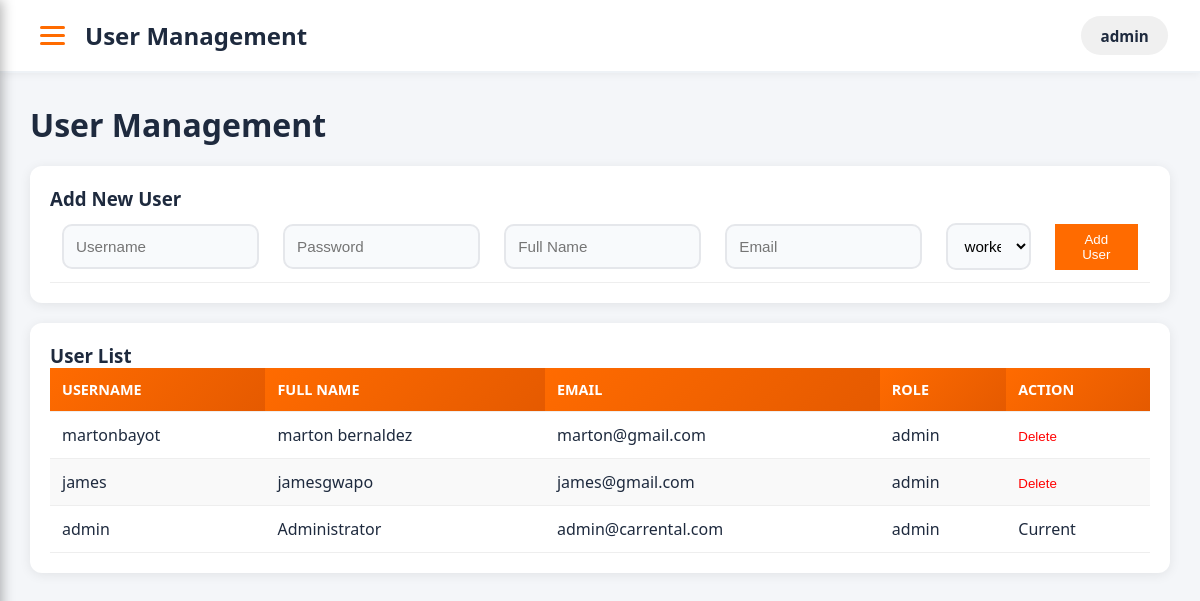
Before: /admin/users.php (signed in) with the older database file.
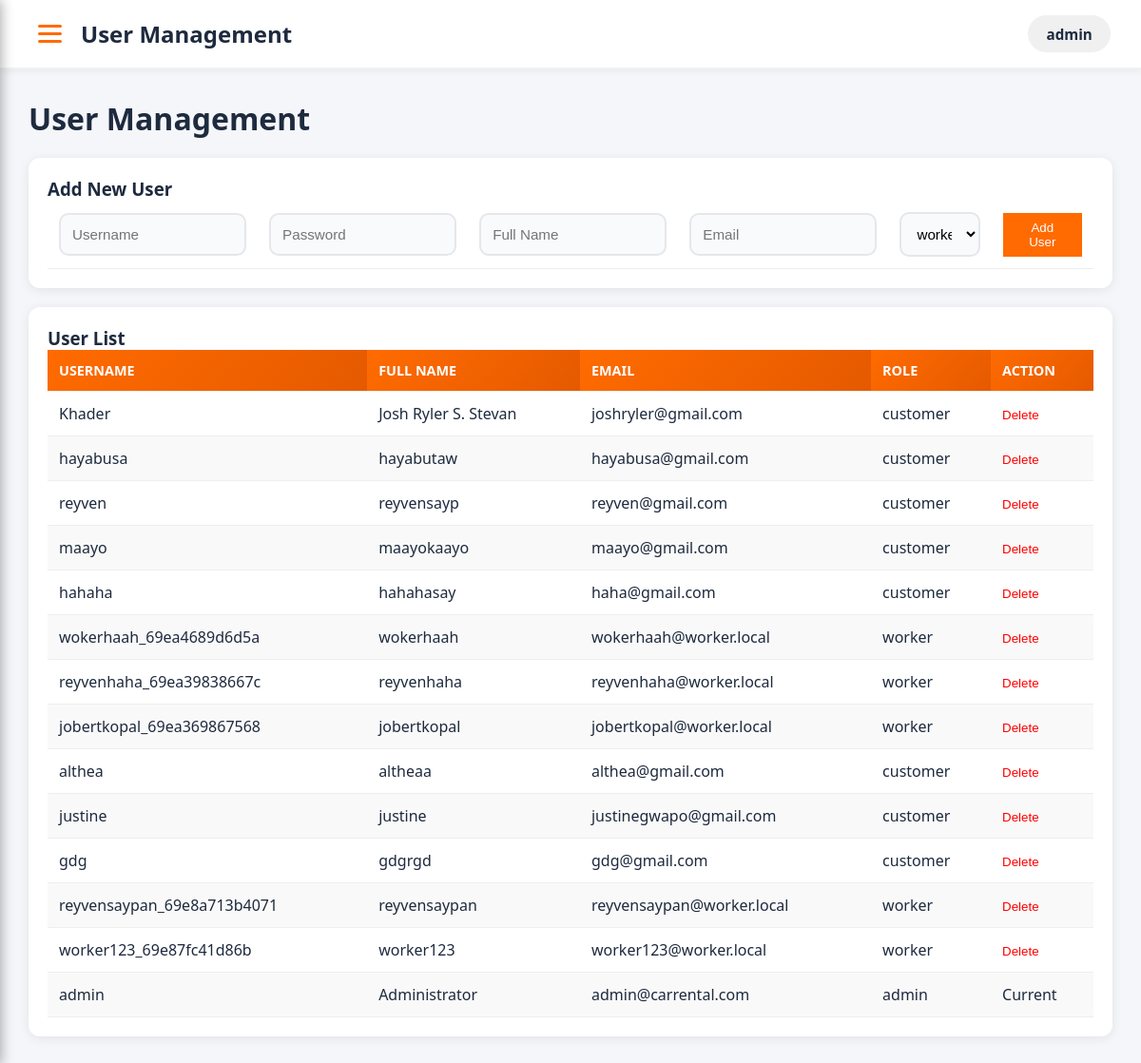
After: the same page with the newer database file.
### tables this page shows
CREATE TABLE `users` (
  `id` int(11) NOT NULL,
  `username` varchar(50) NOT NULL,
  `password` varchar(255) NOT NULL,
  `full_name` varchar(100) NOT NULL,
  `email` varchar(100) DEFAULT NULL,
  `phone` varchar(20) DEFAULT NULL,
  `role` enum('admin','worker','customer') DEFAULT 'customer',
  `created_at` timestamp NOT NULL DEFAULT current_timestamp()
);

### admin/users.php (the view, shortened to what this page needs)
<?php
require_once '../config/database.php';
$users = $pdo->query("SELECT * FROM users ORDER BY id DESC")->fetchAll();
?>
<!DOCTYPE html>
<html lang="en">
<head>
    <link rel="stylesheet" href="../assets/css/style.css">
    <link rel="stylesheet" href="../assets/css/sidebar.css">
    <link rel="stylesheet" href="../assets/css/admin.css">
</head>
<body>
<header>
    <div class="custom-header">
        <div class="header-left">
            <div class="hamburger-btn" onclick="toggleMenuAdmin()" title="Menu">
                <span></span>
                <span></span>
                <span></span>
            </div>
            <h2> User Management</h2>
        </div>
        <div class="header-right">
            <div class="user-section">
                <span class="username">
                    <?= htmlspecialchars($_SESSION['username'] ?? 'Admin'); ?>
                </span>
            </div>
        </div>
    </div>
</header>
<div class="dashboard">
    <div class="main">
        <h1> User Management</h1>
        <div class="panel">
            <h3>Add New User</h3>
            <form method="POST">
                <table>
                    <tr><td><input type="text" name="username" placeholder="Username" required></td>
                    <td><input type="password" name="password" placeholder="Password" required></td>
                    <td><input type="text" name="full_name" placeholder="Full Name" required></td>
                    <td><input type="email" name="email" placeholder="Email"></td>
                    <td><select name="role"><option>worker</option><option>admin</option></select></td>
                    <td><button type="submit" name="add_user" style="background:#ff6b00; padding:8px 16px; border:none; color:white; cursor:pointer;">Add User</button></td></tr>
                </table>
            </form>
        </div>
        <div class="panel">
            <h3>User List</h3>
            <table>
                <thead><tr><th>Username</th><th>Full Name</th><th>Email</th><th>Role</th><th>Action</th></tr></thead>
                <tbody>
                    <?php foreach($users as $u): ?>
                    <tr>
                        <td><?= htmlspecialchars($u['username']) ?></td>
                        <td><?= htmlspecialchars($u['full_name']) ?></td>
                        <td><?= htmlspecialchars($u['email']) ?></td>
                        <td><?= $u['role'] ?></td>
                        <td><?php if($u['id'] != $_SESSION['user_id']): ?>
                            <form method="POST" style="display:inline;" onsubmit="return confirm('Delete?')">
                                <button type="submit" style="color:red; background:none; border:none; cursor:pointer;">Delete</button>
                            </form>
                        <?php else: ?>Current<?php endif; ?></td>
                    </tr>
                    <?php endforeach; ?>
                </tbody>
            </table>
        </div>
    </div>
</div>
</body>
</html>

Changed rows visible on the page:
removed users: username "martonbayot", full_name "marton bernaldez", email "marton@gmail.com", role "admin"
removed users: username "james", full_name "jamesgwapo", email "james@gmail.com", role "admin"
added users: username "Khader", full_name "Josh Ryler S. Stevan", email "joshryler@gmail.com", role "customer"
added users: username "hayabusa", full_name "hayabutaw", email "hayabusa@gmail.com", role "customer"
added users: username "reyven", full_name "reyvensayp", email "reyven@gmail.com", role "customer"
added users: username "maayo", full_name "maayokaayo", email "maayo@gmail.com", role "customer"
added users: username "hahaha", full_name "hahahasay", email "haha@gmail.com", role "customer"
added users: username "wokerhaah_69ea4689d6d5a", full_name "wokerhaah", email "wokerhaah@worker.local", role "worker"
added users: username "reyvenhaha_69ea39838667c", full_name "reyvenhaha", email "reyvenhaha@worker.local", role "worker"
added users: username "jobertkopal_69ea369867568", full_name "jobertkopal", email "jobertkopal@worker.local", role "worker"
added users: username "althea", full_name "altheaa", email "althea@gmail.com", role "customer"
added users: username "justine", full_name "justine", email "justinegwapo@gmail.com", role "customer"
added users: username "gdg", full_name "gdgrgd", email "gdg@gmail.com", role "customer"
added users: username "reyvensaypan_69e8a713b4071", full_name "reyvensaypan", email "reyvensaypan@worker.local", role "worker"
added users: username "worker123_69e87fc41d86b", full_name "worker123", email "worker123@worker.local", role "worker"
